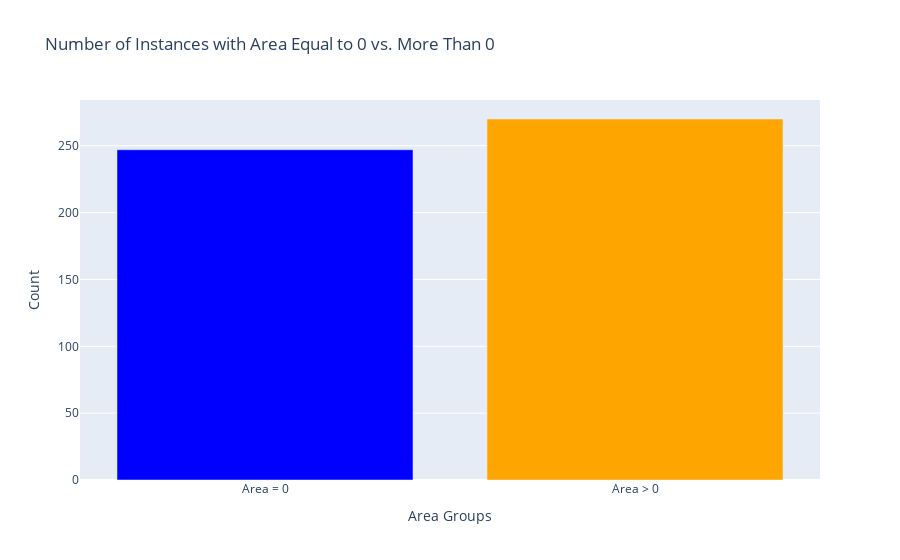
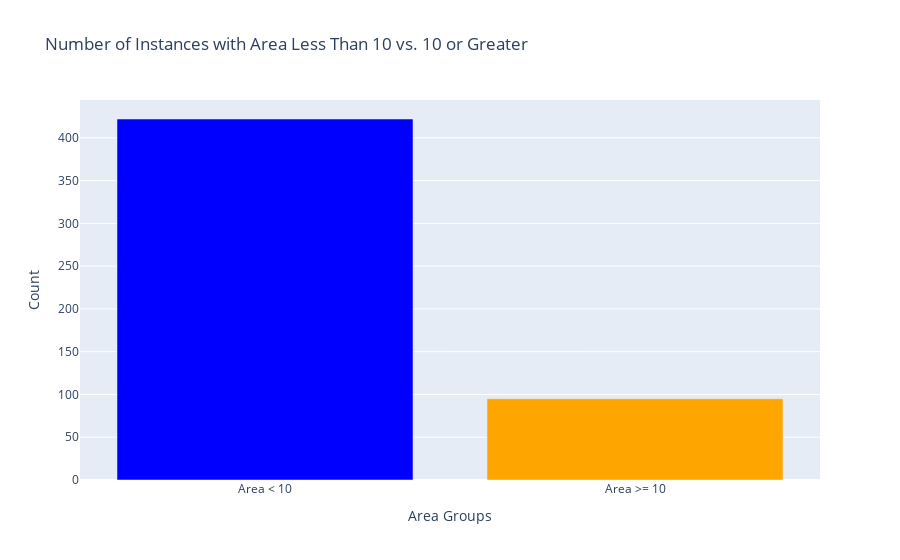

Notebook source saved alongside these figures, in order:
### Code cell
fig2 = go.Figure(go.Bar(x=['Area < 10', 'Area >= 10'], y=[area_less_than_ten_count, area_ten_or_greater_count], marker_color=['blue', 'orange']))
fig2.update_layout(title='Number of Instances with Area Less Than 10 vs. 10 or Greater', xaxis_title='Area Groups', yaxis_title='Count')

fig1.show()
fig2.show()

### Figure 1 — Plotly figure (JSON) as saved in the notebook; plotly's stock layout.template omitted (floating-point values rounded to 4 significant figures)
{"data": [{"marker": {"color": ["blue", "orange"]}, "type": "bar", "x": ["Area = 0", "Area > 0"], "y": [247, 270]}], "layout": {"title": {"text": "Number of Instances with Area Equal to 0 vs. More Than 0"}, "xaxis": {"title": {"text": "Area Groups"}}, "yaxis": {"title": {"text": "Count"}}}}

### Figure 2 — Plotly figure (JSON) as saved in the notebook; plotly's stock layout.template omitted (floating-point values rounded to 4 significant figures)
{"data": [{"marker": {"color": ["blue", "orange"]}, "type": "bar", "x": ["Area < 10", "Area >= 10"], "y": [422, 95]}], "layout": {"title": {"text": "Number of Instances with Area Less Than 10 vs. 10 or Greater"}, "xaxis": {"title": {"text": "Area Groups"}}, "yaxis": {"title": {"text": "Count"}}}}
